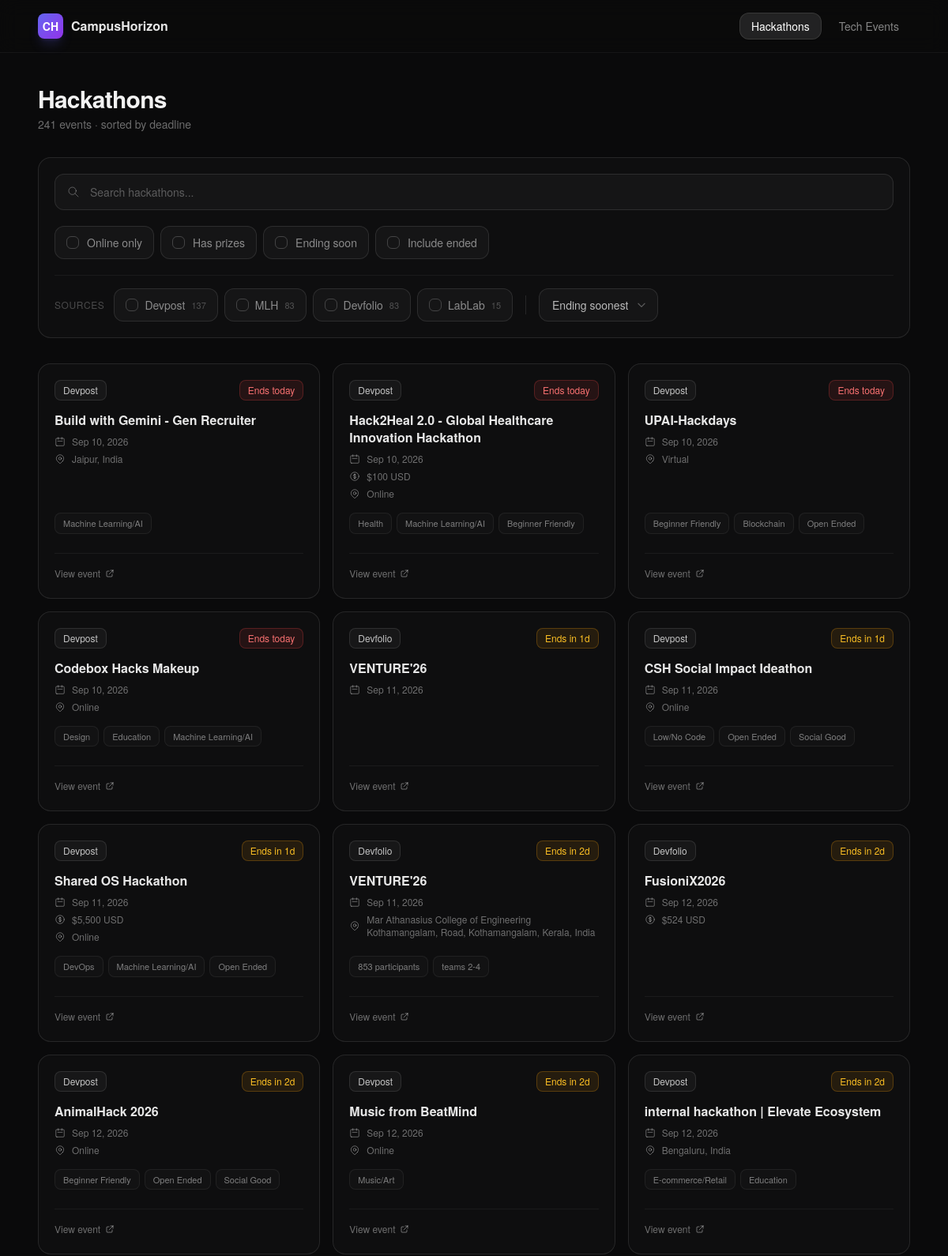
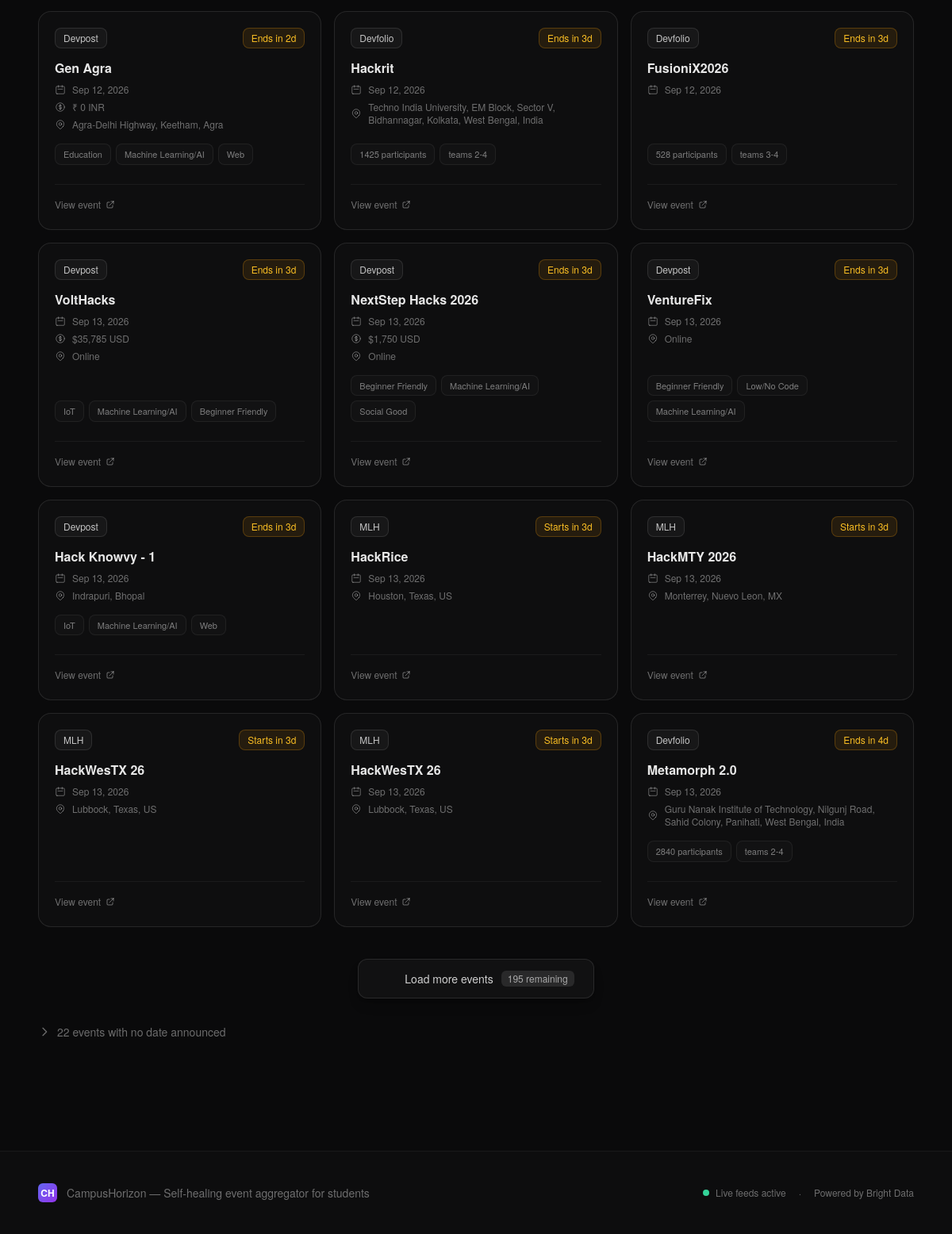
/hackathons/, run on an earlier commit of the app's database (2 pictures, top to bottom).
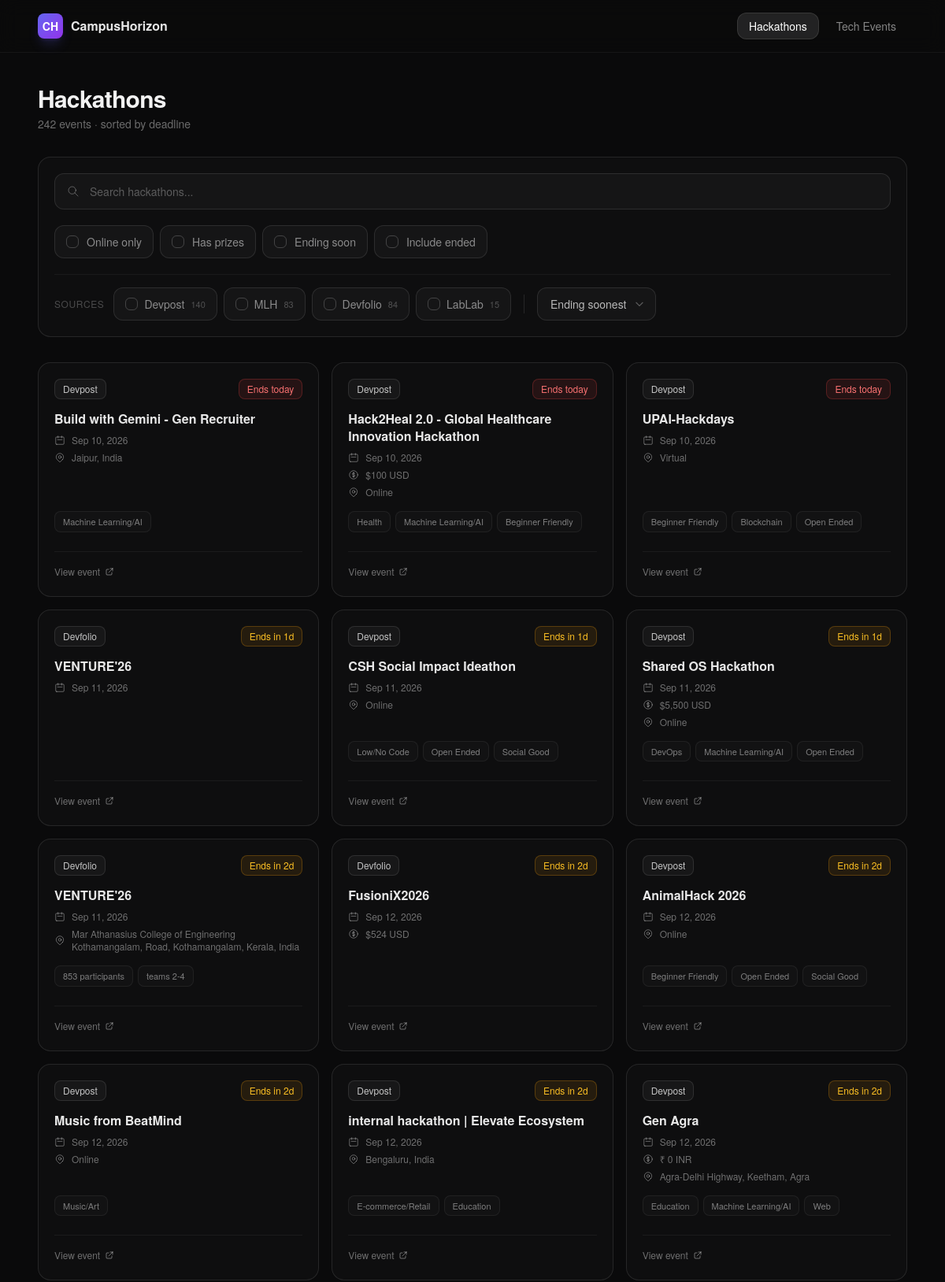
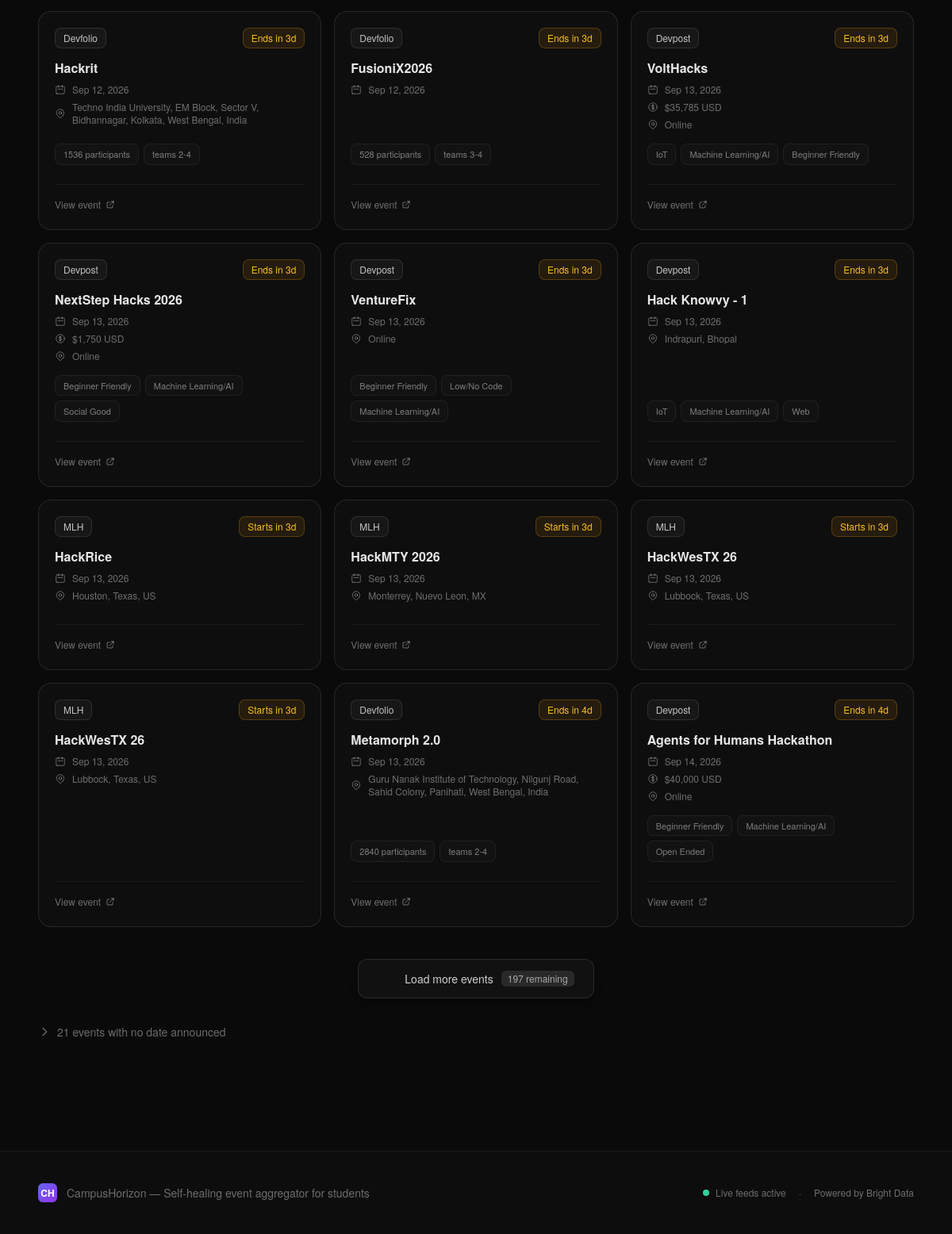
And on a later commit of the database (2 pictures, top to bottom).
### events/models.py (models this page shows, shortened)
class Event(models.Model):
    title = models.CharField(max_length=500)
    source = models.CharField(max_length=20, choices=Source.choices, db_index=True)
    url = models.URLField(unique=True, max_length=1000)
    deadline = models.DateTimeField(null=True, blank=True, db_index=True)
    prizes = models.CharField(max_length=500, blank=True, default='')
    tags = models.JSONField(default=list, blank=True)
    is_online = models.BooleanField(null=True, blank=True)
    location = models.CharField(max_length=300, blank=True, default='')
    event_type = models.CharField(max_length=100, blank=True, default='')
    last_updated = models.DateTimeField(auto_now=True)
    created_at = models.DateTimeField(auto_now_add=True)
    class Meta:
        ordering = ['deadline']

### events/views.py (the view)
# urls.py: path('hackathons/', views.hackathons, name='hackathons'),
def hackathons(request):
    dated, undated, source_counts, active_filters, config = _get_feed(
        request, HACKATHON_SOURCES, 'hackathons'
    )
    selected_sources = [
        s for s in request.GET.getlist('source')
        if s in [x.value for x in HACKATHON_SOURCES]
    ]
    paginator = Paginator(dated, PAGE_SIZE)
    page_num = request.GET.get('page', 1)
    page_obj = paginator.get_page(page_num)
    remaining_count = max(0, paginator.count - (page_obj.number * PAGE_SIZE))
    next_page_url = _page_url(request, page_obj.next_page_number()) if page_obj.has_next() else None
    return render(request, 'events/feed.html', {
        'events': page_obj.object_list,
        'page_obj': page_obj,
        'remaining_count': remaining_count,
        'next_page_url': next_page_url,
        'undated_events': undated,
        'total_count': paginator.count + undated.count(),
        'source_counts': source_counts,
        'active_filters': active_filters,
        'filter_config': config,
        'page_title': 'Hackathons',
        'sources': HACKATHON_SOURCES,
        'category': 'hackathons',
        'selected_sources': selected_sources,
    })

### events/templatetags/event_filters.py (called while the page is built)
@register.filter
def source_color(source):
    return SOURCE_COLORS.get(source, {'bg': 'bg-white/10', 'text': 'text-white/60', 'border': 'border-white/20', 'label': source})

@register.filter
def get_item(dictionary, key):
    return dictionary.get(key)

@register.filter
def days_left(deadline):
    if not deadline:
        return None
    now = timezone.now()
    delta = deadline - now
    days = delta.days
    if days < 0:
        return 'ended'
    if days == 0:
        return 'today'
    return days

@register.filter
def deadline_badge_class(deadline):
    days = days_left(deadline)
    if days == 'ended':
        return 'border-white/5 bg-white/[0.02] text-white/30'
    if days == 'today':
        return 'border-red-500/25 bg-red-500/10 text-red-400'
    if isinstance(days, int) and days <= 7:
        return 'border-amber-500/25 bg-amber-500/10 text-amber-400'
    return 'border-white/10 bg-white/[0.04] text-white/50'

@register.filter
def stagger_delay(index):
    return f'{min(index * 0.04, 0.4):.2f}s'

### events/views.py (called while the page is built)
def _page_url(request, page_number):
    params = request.GET.copy()
    params['page'] = page_number
    qs = params.urlencode()
    return f'{request.path}?{qs}'

### events/templates/events/feed.html (shortened to what the changed rows need)
{% extends "events/base.html" %}
{% load event_filters %}
{% block content %}
<div id="feed">
    <div class="max-w-6xl mx-auto px-6 py-10">
        <div class="mb-8 flex items-end justify-between flex-wrap gap-3">
            <div>
                <h1 class="text-3xl font-bold text-white/95 tracking-tight">{{ page_title }}</h1>
                <p class="text-sm text-white/40 mt-1">
                    <span>{{ total_count }}</span> event{{ total_count|pluralize }}
                    {% if request.GET.sort == 'newest' %} &middot; newest first{% elif category == 'tech-events' %} &middot; sorted by event date{% else %} &middot; sorted by deadline{% endif %}
                </p>
            </div>
        </div>
        <form method="get"
              hx-get="{{ request.path }}"
              hx-target="#feed"
              hx-select="#feed"
              hx-swap="outerHTML"
              hx-trigger="change delay:120ms, keyup changed delay:400ms from:#q"
              hx-push-url="true"
              hx-indicator="#updating"
              class="mb-8 rounded-2xl border border-white/10 bg-white/[0.02] p-5 space-y-5">
            <div class="flex flex-wrap items-center gap-2 pt-4 border-t border-white/5">
                <span class="text-xs uppercase tracking-wider text-white/25 mr-1">Sources</span>
                {% for source in sources %}
                {% with sc=source|source_color count=source_counts|get_item:source.value %}
                <label class="inline-flex items-center gap-2 px-3.5 py-2.5 rounded-xl border text-sm cursor-pointer select-none transition-colors border-white/10 bg-white/[0.03] text-white/50 hover:text-white/80 has-[:checked]:{{ sc.border }} has-[:checked]:{{ sc.text }} has-[:checked]:{{ sc.bg }}">
                    <span class="relative w-4 h-4 rounded-md border border-white/20 has-[:checked]:border-white/30 has-[:checked]:bg-white/10">
                    </span>
                    {{ sc.label }}
                    {% if count %}<span class="text-[11px] text-white/25">{{ count }}</span>{% endif %}
                </label>
                {% endwith %}
                {% endfor %}
                <div class="relative">
                    <select name="sort" id="sort"
                            class="appearance-none pl-4 pr-9 py-2.5 rounded-xl border border-white/10 bg-white/[0.03] text-sm text-white/70 focus:outline-none focus:border-indigo-500/40 cursor-pointer">
                    </select>
                    <svg class="absolute right-3.5 top-1/2 -translate-y-1/2 w-3.5 h-3.5 text-white/30 pointer-events-none" fill="none" stroke="currentColor" viewBox="0 0 24 24">
                        <path stroke-linecap="round" stroke-linejoin="round" stroke-width="2" d="M19 9l-7 7-7-7"/>
                    </svg>
                </div>
            </div>
        </form>
        <div id="events-grid" class="grid gap-4 md:grid-cols-2 lg:grid-cols-3">
            <div id="load-more-batch" class="contents">
                {% for event in events %}
                    <div class="stagger-item h-full" style="animation-delay: {{ forloop.counter0|stagger_delay }}">
                        {% include "events/_event_card.html" with event=event %}
                    </div>
                {% empty %}
                <div class="col-span-full py-20 text-center text-white/30">
                    <p class="text-lg mb-1">No events found</p>
                    <p class="text-sm">Try adjusting your filters</p>
                </div>
                {% endfor %}
                {% if page_obj.has_next %}
                <div id="load-more-container" class="col-span-full mt-6 text-center">
                    <button hx-get="{{ next_page_url }}"
                            hx-target="#load-more-container"
                            hx-swap="outerHTML"
                            hx-select="#load-more-batch"
                            hx-indicator="#load-more-spinner"
                            class="inline-flex items-center gap-2.5 px-6 py-3.5 rounded-xl border border-white/10 bg-white/[0.03] hover:bg-white/[0.08] hover:border-white/20 text-sm font-medium text-white/80 hover:text-white transition-all cursor-pointer shadow-lg shadow-black/20">
                        <span>Load more events</span>
                        {% if remaining_count %}
                        <span class="px-2 py-0.5 rounded-md bg-white/10 text-xs text-white/60 font-normal">
                            {{ remaining_count }} remaining
                        </span>
                        {% endif %}
                    </button>
                </div>
                {% endif %}
            </div>
        </div>
        {% if undated_events %}
        <details class="mt-8">
            <summary class="cursor-pointer inline-flex items-center gap-2 text-sm text-white/40 hover:text-white/60 transition-colors select-none">
                <svg class="w-4 h-4 transition-transform duration-200 group-open:rotate-90" fill="none" stroke="currentColor" viewBox="0 0 24 24">
                    <path stroke-linecap="round" stroke-linejoin="round" stroke-width="2" d="M9 5l7 7-7 7"/>
                </svg>
                {{ undated_events|length }} event{{ undated_events|length|pluralize }} with no date announced
            </summary>
        </details>
        {% endif %}
    </div>
</div>
{% endblock %}

### events/templates/events/_event_card.html (shortened to what this page needs)
{% load event_filters %}
{% with sc=event.source|source_color %}
{% with badge_class=event.deadline|deadline_badge_class badge_text=event|deadline_badge_text %}
<article class="group relative rounded-2xl border border-white/10 bg-white/[0.02] p-5 transition-all duration-300 card-hover hover:bg-white/[0.04] h-full flex flex-col justify-between">
    <div class="flex-1 flex flex-col">
        <div class="flex items-center justify-between mb-3.5">
            <div class="flex items-center gap-1.5">
                <span class="inline-flex items-center px-2.5 py-1 rounded-lg text-xs font-medium border border-white/10 bg-white/[0.04] text-white/75 group-hover:border-white/15 transition-colors">
                    {{ sc.label }}
                </span>
            </div>
            <span class="inline-flex items-center px-2.5 py-1 rounded-lg text-xs font-medium border {{ badge_class }}">
                {{ badge_text }}
            </span>
        </div>
        <h3 class="text-base font-semibold text-white/90 mb-2 line-clamp-2 leading-snug">
            <a href="{{ event.url }}" target="_blank" rel="noopener" class="hover:text-white transition-colors">
                {{ event.title|clean_title }}
            </a>
        </h3>
        <div class="space-y-1.5 mb-4">
            {% if event.deadline %}
            <div class="flex items-center gap-2 text-xs text-white/40">
                <svg class="w-3.5 h-3.5 shrink-0" fill="none" stroke="currentColor" viewBox="0 0 24 24">
                    <path stroke-linecap="round" stroke-linejoin="round" stroke-width="1.5" d="M8 7V3m8 4V3m-9 8h10M5 21h14a2 2 0 002-2V7a2 2 0 00-2-2H5a2 2 0 00-2 2v12a2 2 0 002 2z"/>
                </svg>
                {{ event.deadline|date:"M d, Y" }}
            </div>
            {% endif %}
            {% if event.prizes and event.source != 'luma' %}
            <div class="flex items-center gap-2 text-xs text-white/40">
                {{ event.prizes }}
            </div>
            {% endif %}
            {% if event.location %}
            <div class="flex items-center gap-2 text-xs text-white/40">
                {{ event.location }}
            </div>
            {% endif %}
        </div>
        {% if event.tags %}
        <div class="flex flex-wrap gap-1.5 mb-3 mt-auto">
            {% for tag in event.tags|slice:":3" %}
            <span class="px-2.5 py-1 rounded-lg border border-white/[0.06] bg-white/[0.02] text-[11px] text-white/45 group-hover:border-white/10 group-hover:text-white/65 transition-colors">{{ tag }}</span>
            {% endfor %}
        </div>
        {% endif %}
    </div>
    <div class="pt-3 border-t border-white/5 mt-3">
        <a href="{{ event.url }}" target="_blank" rel="noopener"
           class="inline-flex items-center gap-1.5 text-xs font-medium text-white/40 hover:text-white/70 transition-colors">
            View event
            <svg class="w-3 h-3" fill="none" stroke="currentColor" viewBox="0 0 24 24">
                <path stroke-linecap="round" stroke-linejoin="round" stroke-width="2" d="M10 6H6a2 2 0 00-2 2v10a2 2 0 002 2h10a2 2 0 002-2v-4M14 4h6m0 0v6m0-6L10 14"/>
            </svg>
        </a>
    </div>
</article>
{% endwith %}
{% endwith %}

What changed in the data, as far as the page shows it:
no longer on this page (row edited): Event: label "Devpost", badge_text "Ends today", title|clean_title "Codebox Hacks Makeup", deadline "Sep 10, 2026", location "Online", tags "Design" "Education" "Machine Learning/AI"
now on this page (row unchanged): Event: label "Devpost", badge_text "Ends in 4d", title|clean_title "Agents for Humans Hackathon", deadline "Sep 14, 2026", prizes "$40,000 USD", location "Online", tags "Beginner Friendly" "Machine Learning/AI" "Open Ended"
Also different on the page:
{{ total_count }}: "241" → "242"
{{ remaining_count }}: "195" → "197"
{{ undated_events|length }}: "22" → "21"
new list line: "Devpost 140"
new list line: "Devfolio 84"
new list line: "1536 participants"
list line gone: "Devpost 137"
list line gone: "Devfolio 83"
list line gone: "1425 participants"
